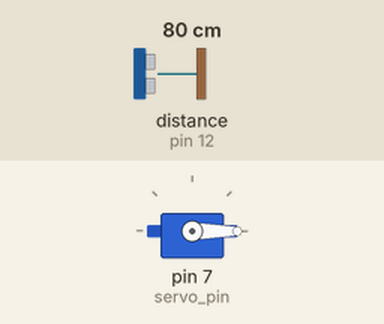
This sketch was run on a simulated Arduino Uno, built with avr-gcc and run on an emulated ATmega328P. Shown: servo. Wiring (inferred from the names in the program): ultrasonic range finder: trigger pin 8; echo pin 12. Inputs (shaded band) come from the test bench; at power-on: distance to the obstacle (sensor on pin 12) 80 cm. The echo pulse lasts 58.3 µs per cm.

Above: at 1.2 s.
1.3 s: distance to the obstacle (sensor on pin 12) set to 33 cm
2.8 s: distance to the obstacle (sensor on pin 12) set to 27 cm
At 3.7 s:
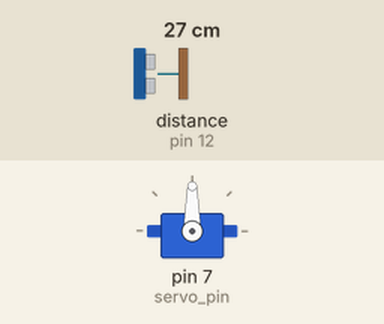
4.3 s: distance to the obstacle (sensor on pin 12) set to 35 cm
At 5.0 s:
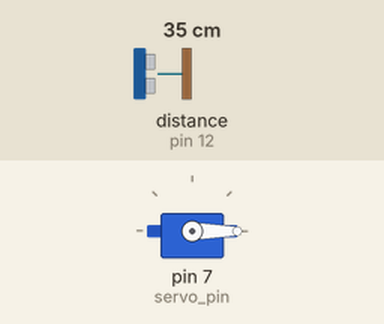
5.8 s: distance to the obstacle (sensor on pin 12) set to 2 cm
At 7.0 s:
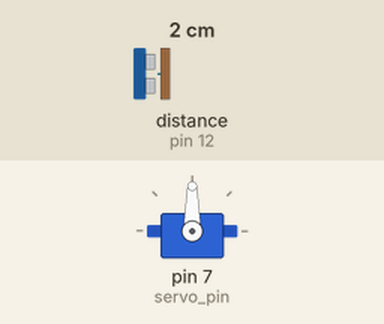
Timing chart, 0 to 8.3 s (numbered marks = the images above; inputs shaded):
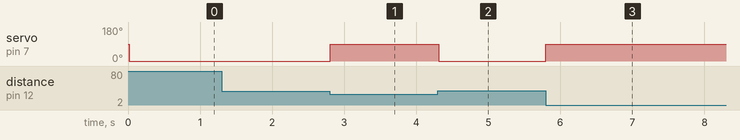

The sketch:

smart_dustbin_project1.ino
```cpp
// C++ code
//
#include<Servo.h>
Servo myServo;
int trig_pin=8,echo_pin=12,servo_pin=7;
int distance(int trig, int echo){
  digitalWrite(trig,LOW);
  delayMicroseconds(100);
  digitalWrite(trig,HIGH);
  delayMicroseconds(100);
  digitalWrite(trig,LOW);
  delayMicroseconds(100);
  int duration=pulseIn(echo,HIGH);
  int distance=(0.034*duration)/2;
  return distance;
}

void setup()
{
  myServo.attach(servo_pin);
  pinMode(trig_pin,OUTPUT);
  pinMode(echo_pin,INPUT);
  pinMode(servo_pin,OUTPUT);

}

void loop()
{
  if(distance(trig_pin,echo_pin)<30){
    myServo.write(90);
  }
  else if(distance(trig_pin,echo_pin)>30&&distance(trig_pin,echo_pin)<200){
    myServo.write(0);
  }
}
```

Measured:
- the behaviour switches between 31 and 30 cm on distance to the obstacle (sensor on pin 12) (found by bisection; images 0 and 1)
- after the input at 1.3 s, every drawn part: stays the same
- after the input at 2.8 s, servo on pin 7 (servo_pin): 0° → 90° at once
- after the input at 4.3 s, servo on pin 7 (servo_pin): 90° → 0° at once
- after the input at 5.8 s, servo on pin 7 (servo_pin): 0° → 90° at once
